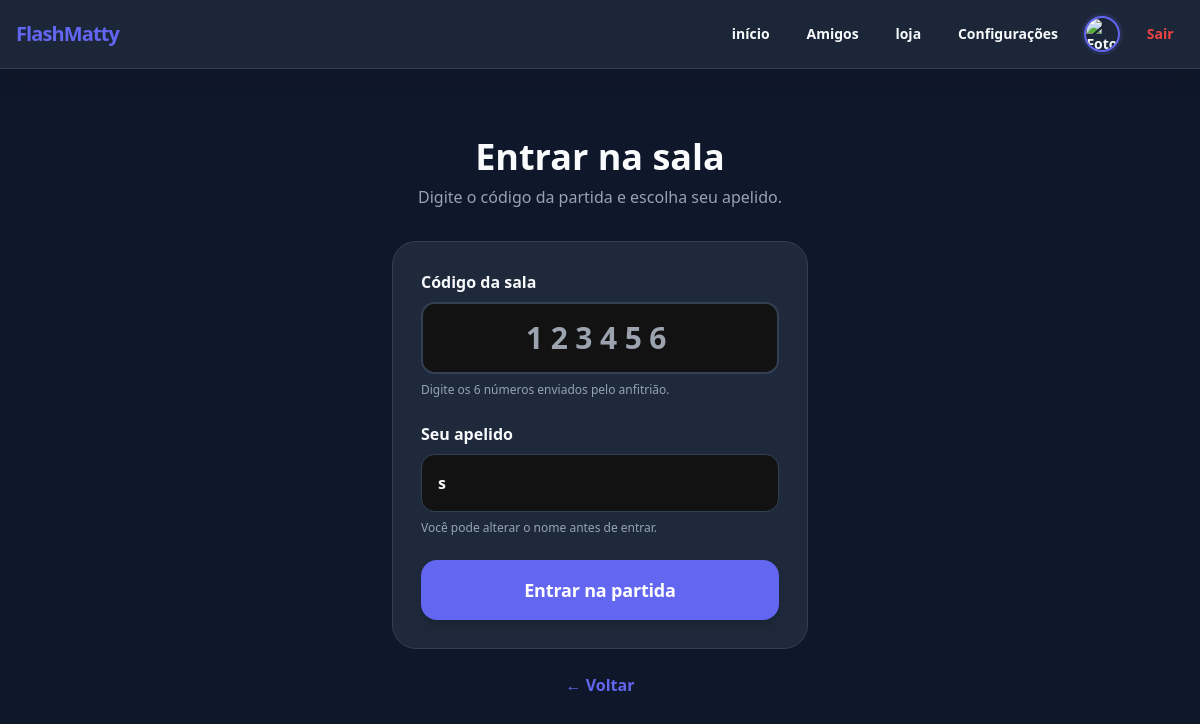
The page /multiplayer/entrar (signed in) on the database as committed earlier.
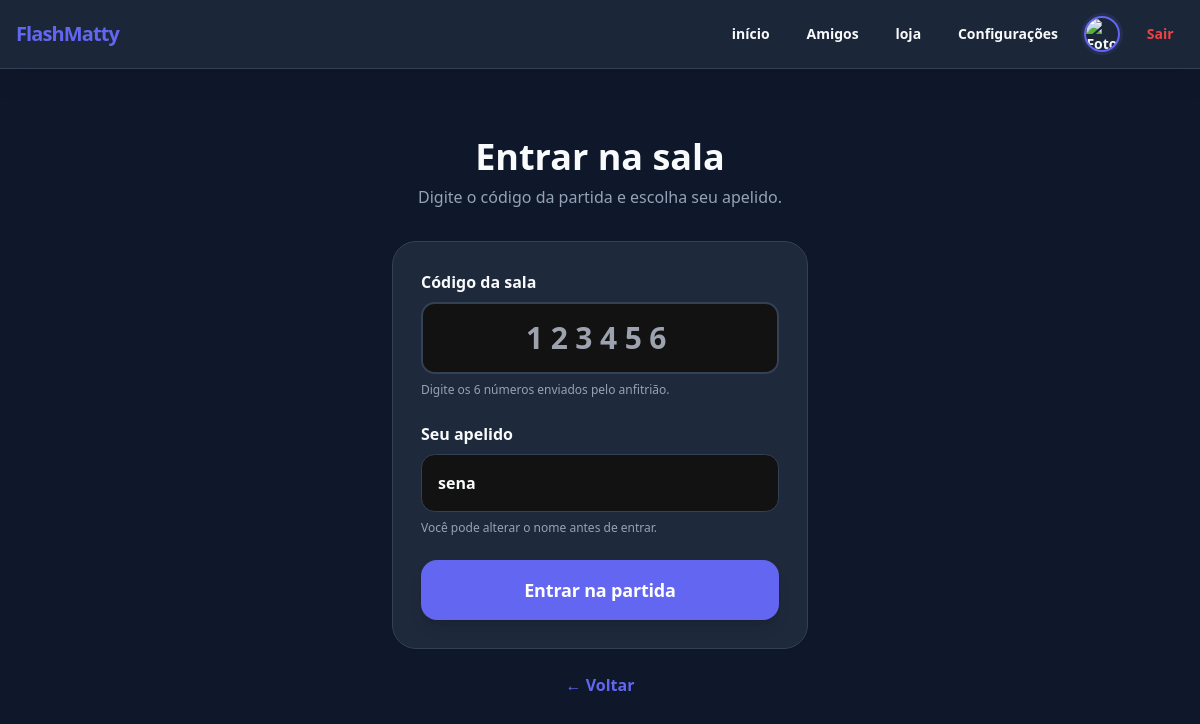
The same page on the database as committed later.
### models.py (models this page shows, shortened)
class Usuario(UserMixin, db.Model):
    __tablename__ = "usuario"
    id = db.Column(
        db.Integer,
        primary_key=True
    )
    nome = db.Column(
        db.String(80),
        nullable=False
    )
    username = db.Column(
        db.String(40),
        unique=True,
        nullable=False
    )
    senha = db.Column(
        db.String(255),
        nullable=False
    )
    xp = db.Column(
        db.Integer,
        nullable=False,
        default=0
    )
    moedas = db.Column(
        db.Integer,
        nullable=False,
        default=0
    )
    acertos = db.Column(
        db.Integer,
        nullable=False,
        default=0
    )
    erros = db.Column(
        db.Integer,
        nullable=False,
        default=0
    )
    criado_em = db.Column(
        db.DateTime,
        nullable=False,
        default=datetime.utcnow
    )

### multiplayer/routes.py (the view, shortened to what this page needs)
@multiplayer_bp.route(
    "/entrar",
    methods=[
        "GET",
        "POST"
    ]
)
@login_required
def entrar():
    return render_template(
        "multiplayer/entrar.html"
    )

### app.py (called while the page is built)
@login_manager.user_loader
def carregar_usuario(user_id):
    try:
        return db.session.get(
            Usuario,
            int(user_id)
        )
    except (
        ValueError,
        TypeError
    ):
        return None

@app.after_request
def configurar_cache_pwa(resposta):
    caminho = request.path
    if (
        caminho == "/service-worker.js"
        or caminho == "/static/manifest.json"
        or caminho == "/static/js/pwa.js"
        or caminho.startswith("/static/img/icons/")
    ):
        resposta.headers["Cache-Control"] = (
            "no-cache, max-age=0, must-revalidate"
        )
    if request.endpoint == "google_verificacao":
        resposta.headers["Cache-Control"] = "no-store"
    return resposta

### conquistas/routes.py (called while the page is built)
@conquistas_bp.app_context_processor
def contexto_conquistas():
    return {
        "conquistas_perfil":
            conquistas_perfil,
    }

### loja/routes.py (called while the page is built)
@loja_bp.app_context_processor
def contexto_loja():
    return {
        "loja_csrf_token":
            gerar_csrf_token,
        "loja_personalizacao":
            personalizacao_publica,
        "loja_tipos_label":
            TIPOS_LABEL,
    }

### templates/multiplayer/entrar.html (shortened to what this page needs)
{% extends "base.html" %}
{% block content %}
<div
    class="
        max-w-md
        mx-auto
        px-4
        py-8
        md:py-12
    "
>
    <div class="text-center">
        <h1
            class="
                text-4xl
                font-black
                mt-5
                text-slate-900
            "
        >
            Entrar na sala
        </h1>
        <p
            class="
                text-slate-500
                mt-2
            "
        >
            Digite o código da partida e escolha seu apelido.
        </p>
    </div>
    <form
        method="POST"
        class="
            bg-white
            border
            border-slate-200
            rounded-3xl
            p-6
            md:p-7
            mt-8
            space-y-6
            shadow-sm
        "
    >
        <div>
            <label
                for="codigo"
                class="
                    block
                    font-black
                    text-slate-800
                "
            >
                Código da sala
            </label>
            <input
                id="codigo"
                name="codigo"
                type="text"
                inputmode="numeric"
                pattern="[0-9]{6}"
                maxlength="6"
                required
                autocomplete="off"
                placeholder="123456"
                class="
                    w-full
                    border-2
                    border-slate-200
                    focus:border-indigo-500
                    focus:ring-4
                    focus:ring-indigo-100
                    outline-none
                    rounded-2xl
                    p-4
                    mt-2
                    text-center
                    text-3xl
                    tracking-[0.25em]
                    font-black
                    transition
                "
            >
            <p
                class="
                    text-xs
                    text-slate-400
                    mt-2
                "
            >
                Digite os 6 números enviados pelo anfitrião.
            </p>
        </div>
        <div>
            <label
                for="apelido"
                class="
                    block
                    font-black
                    text-slate-800
                "
            >
                Seu apelido
            </label>
            <input
                id="apelido"
                name="apelido"
                type="text"
                maxlength="20"
                value="{{ current_user.nome }}"
                placeholder="Digite seu apelido"
                class="
                    w-full
                    border
                    border-slate-200
                    focus:border-indigo-500
                    focus:ring-4
                    focus:ring-indigo-100
                    outline-none
                    rounded-2xl
                    p-4
                    mt-2
                    font-bold
                    transition
                "
            >
            <p
                class="
                    text-xs
                    text-slate-400
                    mt-2
                "
            >
                Você pode alterar o nome antes de entrar.
            </p>
        </div>
        <button
            type="submit"
            class="
                w-full
                bg-indigo-600
                hover:bg-indigo-700
                active:scale-[0.99]
                text-white
                font-black
                rounded-2xl
                p-4
                text-lg
                shadow-lg
                transition
                duration-200
            "
        >
             Entrar na partida
        </button>
    </form>
    <a
        href="{{ url_for('multiplayer.inicio') }}"
        class="
            flex
            items-center
            justify-center
            gap-2
            mt-6
            text-indigo-600
            font-bold
            hover:text-indigo-700
        "
    >
        ← Voltar
    </a>
</div>
{% endblock %}

Rows that differ between the two databases and show on the page:
changed Usuario: apelido "s" → "sena"
